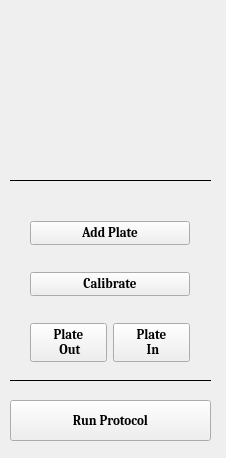
<?xml version="1.0" encoding="UTF-8"?>
<ui version="4.0">
 <class>Form</class>
 <widget class="QWidget" name="Form">
  <property name="geometry">
   <rect>
    <x>0</x>
    <y>0</y>
    <width>226</width>
    <height>458</height>
   </rect>
  </property>
  <property name="windowTitle">
   <string>Form</string>
  </property>
  <widget class="QLabel" name="kamLogo">
   <property name="geometry">
    <rect>
     <x>10</x>
     <y>-10</y>
     <width>241</width>
     <height>231</height>
    </rect>
   </property>
   <property name="text">
    <string/>
   </property>
   <property name="pixmap">
    <pixmap>../Python_GUI/KAM-Spec Logo LtoH.svg</pixmap>
   </property>
   <property name="scaledContents">
    <bool>true</bool>
   </property>
  </widget>
  <widget class="Line" name="line">
   <property name="geometry">
    <rect>
     <x>10</x>
     <y>170</y>
     <width>201</width>
     <height>20</height>
    </rect>
   </property>
   <property name="frameShadow">
    <enum>QFrame::Plain</enum>
   </property>
   <property name="orientation">
    <enum>Qt::Horizontal</enum>
   </property>
  </widget>
  <widget class="Line" name="line_2">
   <property name="geometry">
    <rect>
     <x>10</x>
     <y>370</y>
     <width>201</width>
     <height>20</height>
    </rect>
   </property>
   <property name="frameShadow">
    <enum>QFrame::Plain</enum>
   </property>
   <property name="orientation">
    <enum>Qt::Horizontal</enum>
   </property>
  </widget>
  <widget class="QPushButton" name="runButton">
   <property name="geometry">
    <rect>
     <x>10</x>
     <y>400</y>
     <width>201</width>
     <height>41</height>
    </rect>
   </property>
   <property name="font">
    <font>
     <family>Cambria</family>
     <pointsize>10</pointsize>
     <weight>75</weight>
     <bold>true</bold>
    </font>
   </property>
   <property name="text">
    <string>Run Protocol</string>
   </property>
   <property name="icon">
    <iconset>
     <normaloff>../Python_GUI/RunLogo2.svg</normaloff>../Python_GUI/RunLogo2.svg</iconset>
   </property>
   <property name="iconSize">
    <size>
     <width>45</width>
     <height>45</height>
    </size>
   </property>
  </widget>
  <widget class="QWidget" name="layoutWidget">
   <property name="geometry">
    <rect>
     <x>30</x>
     <y>200</y>
     <width>160</width>
     <height>185</height>
    </rect>
   </property>
   <layout class="QVBoxLayout" name="verticalLayout">
    <item>
     <widget class="QPushButton" name="addPlateButton">
      <property name="font">
       <font>
        <family>Cambria</family>
        <pointsize>10</pointsize>
        <weight>75</weight>
        <bold>true</bold>
       </font>
      </property>
      <property name="text">
       <string>Add Plate</string>
      </property>
      <property name="icon">
       <iconset>
        <normaloff>../Python_GUI/AddPlateLogo2.svg</normaloff>../Python_GUI/AddPlateLogo2.svg</iconset>
      </property>
      <property name="iconSize">
       <size>
        <width>50</width>
        <height>50</height>
       </size>
      </property>
     </widget>
    </item>
    <item>
     <widget class="QPushButton" name="calibrateButton">
      <property name="font">
       <font>
        <family>Cambria</family>
        <pointsize>10</pointsize>
        <weight>75</weight>
        <bold>true</bold>
       </font>
      </property>
      <property name="text">
       <string>Calibrate</string>
      </property>
      <property name="icon">
       <iconset>
        <normaloff>../Python_GUI/CalibrateLogo.svg</normaloff>../Python_GUI/CalibrateLogo.svg</iconset>
      </property>
      <property name="iconSize">
       <size>
        <width>50</width>
        <height>50</height>
       </size>
      </property>
     </widget>
    </item>
    <item>
     <layout class="QHBoxLayout" name="horizontalLayout">
      <item>
       <widget class="QPushButton" name="plateOutButton">
        <property name="font">
         <font>
          <family>Cambria</family>
          <pointsize>10</pointsize>
          <weight>75</weight>
          <bold>true</bold>
         </font>
        </property>
        <property name="text">
         <string>Plate
 Out</string>
        </property>
        <property name="icon">
         <iconset>
          <normaloff>../Python_GUI/red-down-arrow-hi.png</normaloff>../Python_GUI/red-down-arrow-hi.png</iconset>
        </property>
        <property name="iconSize">
         <size>
          <width>15</width>
          <height>15</height>
         </size>
        </property>
       </widget>
      </item>
      <item>
       <widget class="QPushButton" name="plateInButton">
        <property name="font">
         <font>
          <family>Cambria</family>
          <pointsize>10</pointsize>
          <weight>75</weight>
          <bold>true</bold>
         </font>
        </property>
        <property name="text">
         <string>Plate
 In</string>
        </property>
        <property name="icon">
         <iconset>
          <normaloff>../Python_GUI/green-up-arrow.svg</normaloff>../Python_GUI/green-up-arrow.svg</iconset>
        </property>
        <property name="iconSize">
         <size>
          <width>15</width>
          <height>15</height>
         </size>
        </property>
       </widget>
      </item>
     </layout>
    </item>
   </layout>
  </widget>
 </widget>
 <resources/>
 <connections/>
</ui>
